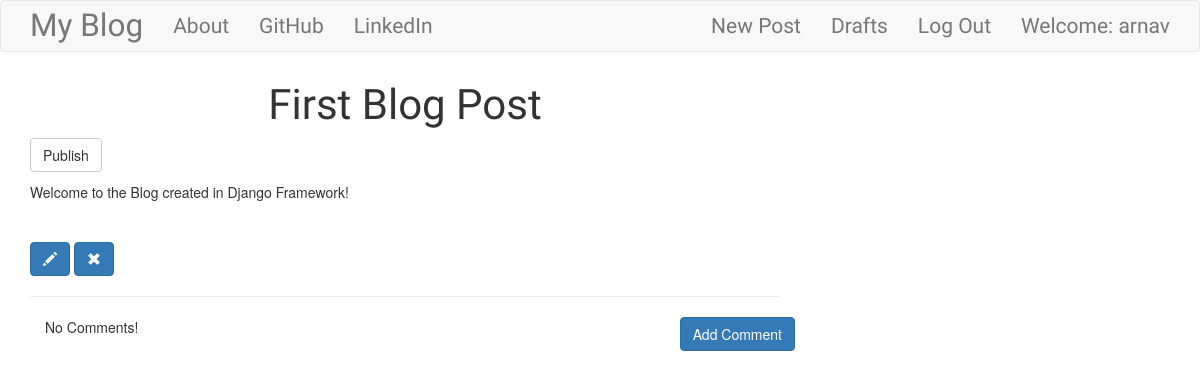
/post/2 (signed in), run on the app's committed database.
### blog/models.py (models this page shows, shortened)
class Post(models.Model):
    author = models.ForeignKey('auth.User',on_delete=models.CASCADE)
    title = models.CharField(max_length=200)
    text = models.TextField()
    created_date = models.DateTimeField(default=timezone.now)
    published_date = models.DateTimeField(blank=True, null=True)

### blog/views.py (the view)
# urls.py: url(r'^post/(?P<pk>\d+)$',views.PostDetailView.as_view(),name='post_detail'),
class PostDetailView(DetailView):
    model = Post

### blog/templates/blog/post_detail.html
{%extends 'blog/base.html'%}
{%block body_block%}
<h1 class="posttitle loader">{{post.title}}</h1>
{%if post.published_date%}
 <div class="date postdate">
   {{post.published_date}}
 </div>
 {%else%}
 <a class="btn btn-default" href="{%url 'post_publish' pk=post.pk%}">Publish</a>
 {%endif%}
 <p class="postcontent">{{post.text|safe|linebreaksbr}}</p>
 {%if user.is_authenticated%}
 <a class="btn btn-primary" href="{%url 'post_edit' pk=post.pk%}"><span class="glyphicon glyphicon-pencil"></span></a>
 <a class="btn btn-primary" href="{%url 'post_remove' pk=post.pk%}"><span class="glyphicon glyphicon-remove"></span></a>
 {%endif%}
 <hr>
 <a class="btn btn-primary btn-comment" href="{%url 'add_comment_to_post' pk=post.pk%}">Add Comment</a>
 <div class="container">
{%for comment in post.comments.all%}
   <br>
     {%if user.is_authenticated or comment.approved_comment%}
       {{comment.create_date}}
       {%if not comment.approved_comment%}
   <a class="btn btn-default" href="{%url 'comment_remove' pk=comment.pk%}"><span class="glyphicon glyphicon-remove"></span></a>
   <a class="btn btn-primary" href="{%url 'comment_approve' pk=comment.pk%}"><span class="glyphicon glyphicon-ok"></span></a>
       {%endif%}
   <p>{{comment.text|safe|linebreaks}}
     Posted By: {{comment.author}}</p>
    {%endif%}
{%empty%}
   <p>No Comments!</p>
{%endfor%}
 </div>
{%endblock%}

### blog/templates/blog/base.html (shortened to what this page needs)
<!DOCTYPE html>
{%load staticfiles%}
<html lang="en" dir="ltr">
  <head>
    <link rel="stylesheet" href="https://maxcdn.bootstrapcdn.com/bootstrap/3.3.7/css/bootstrap.min.css">
    <link rel="stylesheet" href="//cdn.jsdelivr.net/npm/medium-editor@latest/dist/css/medium-editor.min.css" type="text/css" media="screen" charset="utf-8">
    <link rel="stylesheet" href="{%static 'css/blog.css'%}">
  </head>
  <body>
    <nav class="navbar navbar-default techfont custom-navbar">
      <div class="container">
        <ul class="nav navbar-nav">
        <li><a class="navbar-brand bigbrand" href="{%url 'post_list' %}">My Blog</a></li>
        <li><a  href="{%url 'about'%}">About</a></li>
        <li><a  href="https://www.github.com">GitHub</a></li>
        <li><a  href="https://www.linkedin.com">LinkedIn</a></li>
        </ul>
        <ul class="nav navbar-nav navbar-right">
          {%if user.is_authenticated %}
          <li>
            <a href="{%url 'post_new'%}">New Post</a>
          </li>
          <li>
            <a href="{%url 'post_draft_list'%}">Drafts</a>
          </li>
          <li>
            <a href="{%url 'logout'%}">Log Out</a>
          </li>
          <li>
            <a>Welcome: {{user.username}}</a>
          </li>
          {%else%}
          <li><a href="{%url 'login'%}"> <span class='glyphicon glyphicon-user'></span></a></li>
          {%endif%}
        </ul>
      </div>
    </nav>
    <div class="content container">
      <div class="row">
        <div class="col-md-8">
          <div class="blog_posts">
            {%block body_block%}
            {%endblock%}
          </div>
        </div>
      </div>
    </div>
  </body>
</html>

### blog/static/css/blog.css (style rules this page uses)
.techfont { font-family: 'Calligraffitti', cursive; font-size: 1.5em; margin-bottom: 10px; }
.bigbrand { font-size: 1.5em; }
.posttitle { font-family: 'Calligraffitti', cursive; font-size: 3em; text-align: center; }
.postcontent { font-family: 'Montserrat'; font-size: 1.5em; }
.btn-comment { position: absolute; right: 0px; }
body { background-image: url("https://moodle.royalholloway.ac.uk/theme/lambda/Documentation/assets/img/page_bg/page_bg_01.jpg"); background-repeat: no-repeat; background-size: cover; }
.loader { filter:hue-rotate(0deg); color: linear-gradient(45deg,#0f8,#08f); animation:hue 5000ms infinite linear; }

### data on the page
Post: title "First Blog Post", text "Welcome to the Blog created in Django Framework!"

### other printed values
{{ user.username }} "arnav"
